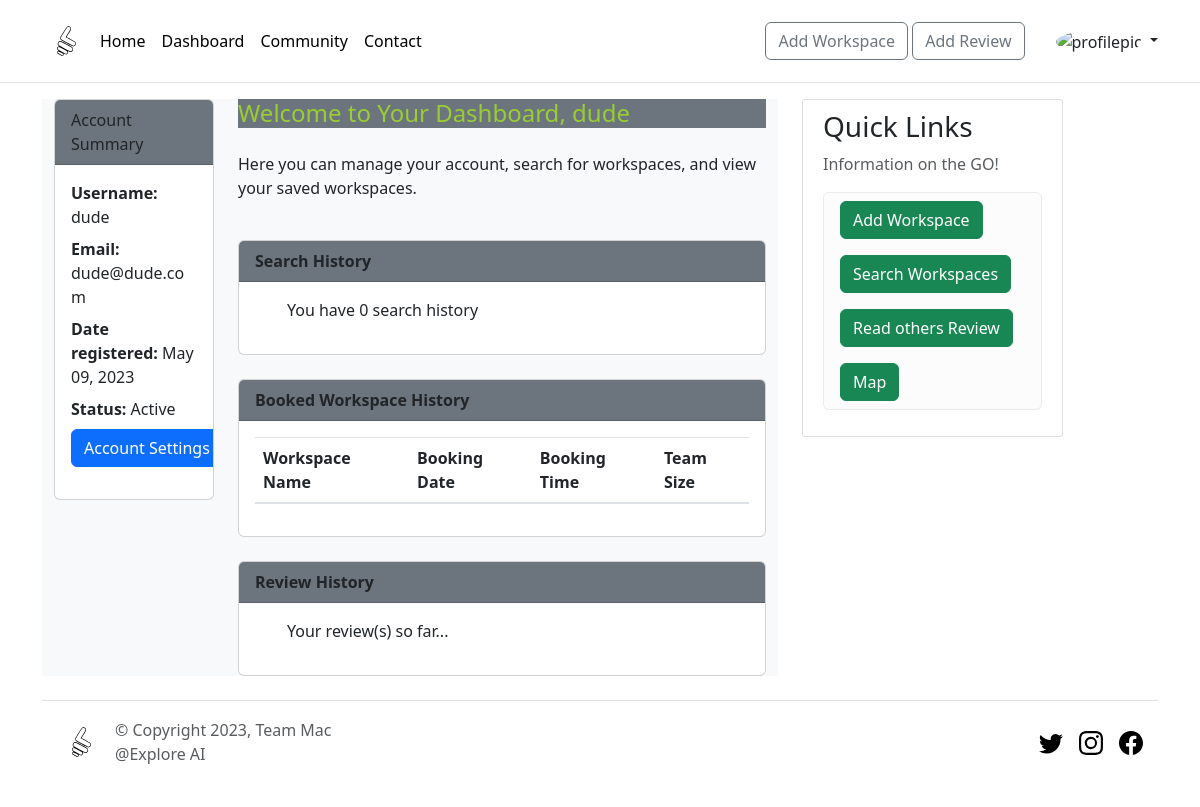
/dashboard (signed in), run on an earlier commit of the app's database.
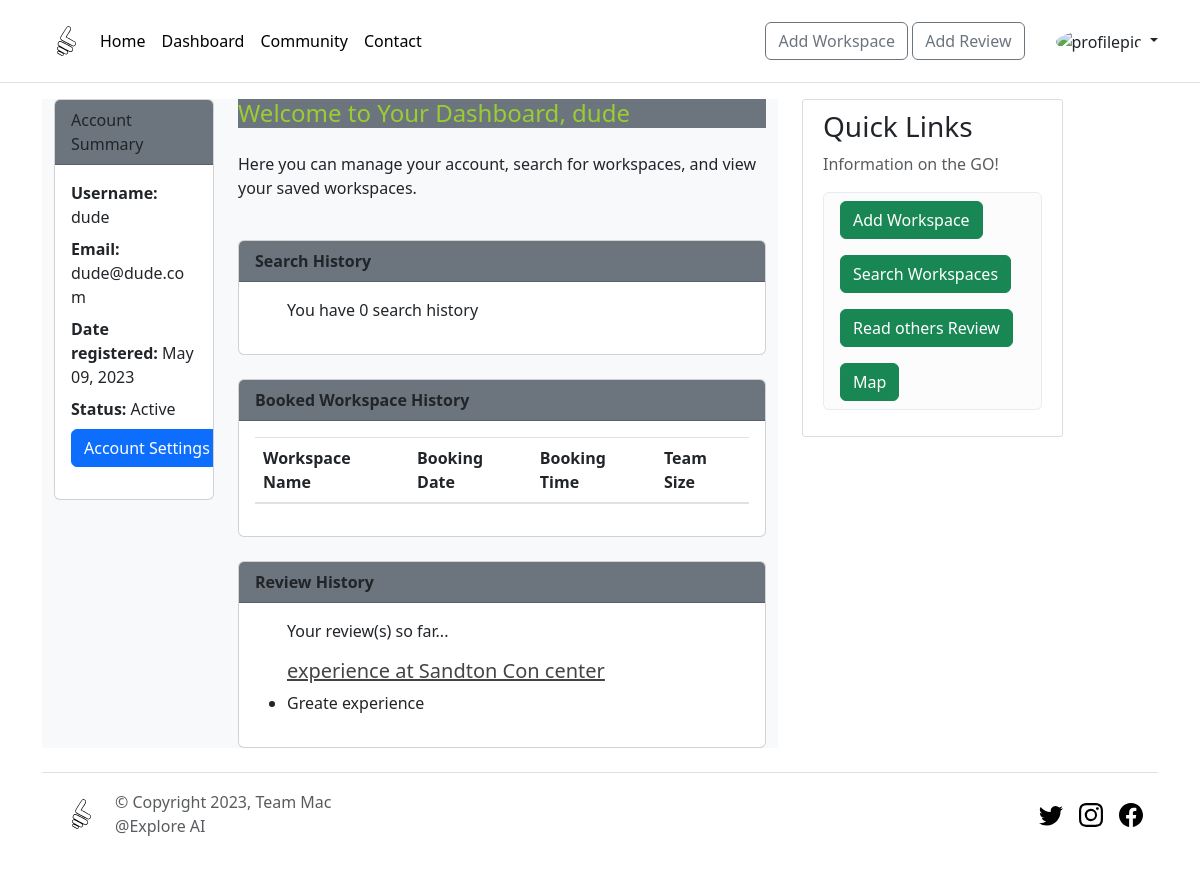
And on a later commit of the database.
### backend_frontend/models.py (models this page shows, shortened)
class User(db.Model, UserMixin):
    id = db.Column(db.Integer, primary_key=True)
    username = db.Column(db.String(20), unique=True, nullable = False)
    email = db.Column(db.String(100), unique=True, nullable = False)
    password = db.Column(db.String(100), nullable = False)
    image_file = db.Column(db.String(20), nullable = False, default='default.jpeg')
    date = db.Column(db.DateTime, default=datetime.datetime.now())
    reviews = db.relationship('Review', backref='author', lazy=True)
    bookings = db.relationship('Booking', backref='user', lazy=True)

class Review(db.Model):
    id = db.Column(db.Integer, primary_key=True)
    title = db.Column(db.String(100), nullable=False)
    date_reviewed = db.Column(db.DateTime, default=datetime.datetime.now())
    content = db.Column(db.Text, nullable=False)
    ratings = db.Column(db.Float, nullable=False, default=0)
    user_id = db.Column(db.Integer, db.ForeignKey('user.id'), nullable=False)

### backend_frontend/routes.py (the view)
@app.route("/dashboard")
@login_required
def dashboard():
    return render_template("dashboard.html", title='Dashboard')

### backend_frontend/models.py (called while the page is built)
@login_manager.user_loader
def load_user(user_id):
    return User.query.get(int(user_id))

### backend_frontend/templates/dashboard.html (shortened to what this page needs)
{% extends 'layouts/layout.html' %}
{% block content %}
<head><link href="https://cdn.jsdelivr.net/npm/bootstrap@5.3.0-alpha3/dist/css/bootstrap.min.css" rel="stylesheet">
</head>
<div class="container dashboard-container bg-light">
  <div class="row">
    <div class="col-md-3 mb-4">
      <div class="card">
        <div class="card-header bg-secondary custom-yellowgreen">
          Account Summary
        </div>
        <div class="card-body">
          <p class="mb-2"> <strong>Username:</strong> {{ current_user.username }}</p>
          <p class="mb-2"> <strong>Email:</strong> {{ current_user.email }}</p>
          <p class="mb-2"> <strong>Date registered:</strong> {{ current_user.date.strftime('%B %d, %Y') }}</p>
          <p class="mb-2"> <strong>Status:</strong> Active </p>
          <p><a href="{{ url_for('account') }}" class="btn btn-primary">Account Settings</a></p>
        </div>
      </div>
    </div><br>
    <div class="col-md-9">
      <h4 class="custom-yellowgreen mb-4 bg-secondary">Welcome to Your Dashboard, {{ current_user.username }}</h4>
      <p>Here you can manage your account, search for workspaces, and view your saved workspaces.</p>
      <br>
      <div class="card">
        <div class="card-header bg-secondary custom-yellowgreen">
        <strong>Search History</strong>
        </div>
        <div class="card-body">
          <ul>
            <p> You have 0 search history</p>
          </ul>
        </div>
      </div>
      <br>
      <div class="card">
        <div class="card-header bg-secondary custom-yellowgreen">
          <strong>Booked Workspace History</strong>
        </div>
        <div class="card-body">
          <table class="table">
            <thead>
              <tr>
                <th>Workspace Name</th>
                <th>Booking Date</th>
                <th>Booking Time</th>
                <th>Team Size</th>
              </tr>
            </thead>
          </table>
        </div>
      </div>
      <br>
      <div class="card">
        <div class="card-header bg-secondary custom-yellowgreen">
          <strong>Review History</strong>
        </div>
        <div class="card-body">
          <ul>
            <p>Your review(s) so far... </p>
            {% for review in current_user.reviews %}
            <h5><a class="article-title" href="{{ url_for('review', review_id=review.id) }}">{{ review.title }}</a></h5>
              <li>{{ review.content }}</li>
            {% endfor %}
          </ul>
        </div>
      </div>
    </div>
    </div>
  </div>
{% endblock %}

### backend_frontend/templates/layouts/layout.html (shortened to what this page needs)
<!DOCTYPE html>
<html>
<head>
    <link rel="stylesheet" href="https://maxcdn.bootstrapcdn.com/bootstrap/4.0.0/css/bootstrap.min.css">
    <link rel="stylesheet" type="text/css" href="{{ url_for('static', filename='css/main.css') }}">
    <link href="https://cdn.jsdelivr.net/npm/bootstrap@5.3.0-alpha3/dist/css/bootstrap.min.css" rel="stylesheet">
    <link rel="stylesheet" href="https://unpkg.com/leaflet@1.9.3/dist/leaflet.css"
/>
    <link rel="stylesheet" href="https://unpkg.com/@geoapify/leaflet-address-search-plugin@^1/dist/L.Control.GeoapifyAddressSearch.min.css" />
</head>
{% include 'nav.html' %}
<body>
    <main role="main" class="container">
      <div class="row">
        <div class="col-md-8">
          {% block content %}{% endblock %}
        </div>
      <div class="col-md-3">
          <div class="content-section">
            <h3>Quick Links </h3>
            <p class='text-muted'>Information on the GO!
              <ul class="list-group">
                <li class="list-group-item list-group-item-light"><a href="{{ url_for('add_workspace') }}" class="btn btn-success">Add Workspace </a></li>
                <li class="list-group-item list-group-item-light"><a href="{{ url_for('search') }}" class="btn btn-success">Search Workspaces </a></li>
                <li class="list-group-item list-group-item-light"><a href="{{ url_for('see_reviews') }}" class="btn btn-success">Read others Review</a></li>
                <li class="list-group-item list-group-item-light"><a href="{{ url_for('static_map') }}" class="btn btn-success">Map</a></li>
              </ul>
            </p>
          </div>
        </div>
      </div>
    </main>
</body>
<footer>
  {% include 'footer.html' %}
</footer>
</html>

### backend_frontend/templates/nav.html (shortened to what this page needs)
<header class="p-3 mb-3 border-bottom">
    <div class="container">
      <div class="d-flex flex-wrap align-items-center justify-content-center justify-content-lg-start">
        <a href="/" class="d-flex align-items-center mb-2 mb-lg-0 link-body-emphasis text-decoration-none">
          <img src="/static/img/WorkNav.svg" alt="Your Logo" width="50" height="50">
        </a>
        <ul class="nav col-12 col-lg-auto me-lg-auto mb-2 justify-content-center mb-md-0">
          <li><a href="/" class="nav-link px-2 link-body-emphasis">Home</a></li>
          {% if current_user.is_authenticated %}
          <li><a href="/dashboard" class="nav-link px-2 link-body-emphasis">Dashboard</a></li>
          {% endif %}
          <li><a href="{{ url_for('see_reviews') }}" class="nav-link px-2 link-body-emphasis">Community</a></li>
          <li><a href="#" class="nav-link px-2 link-body-emphasis">Contact</a></li>
        </ul>
        <form class="col-12 col-lg-auto mb-3 mb-lg-0 me-lg-3" role="search">
          <div class="d-grid gap-2 d-md-block">
            {% if current_user.is_authenticated %}
            <a href="#" button type="submit"  class="btn btn-outline-secondary">Add Workspace</a>
            {% else %}
            <a href="/register2" button type="submit"  class="btn btn-outline-secondary">SignUp</a>
            <a href="/login2" button type="submit"  class="btn btn-outline-secondary">Login</a>
            {% endif %}
            <a href="/review/new" button type="submit"  class="btn btn-outline-secondary" >Add Review</a>
          </div>
        </form>
        <div class="dropdown text-end">
          <a href="#" class="d-block link-dark text-decoration-none dropdown-toggle" data-bs-toggle="dropdown" aria-expanded="false">
            <img src="https://github.com/qween-beth/qween-beth/blob/main/Happy%20International%20Women's%20Day.png?raw=true" alt="profilepic" width="32" height="32" class="rounded-circle">
          </a>
        </div>
      </div>
    </div>
  </header>

### backend_frontend/templates/footer.html (shortened to what this page needs)
  <div class="container">
    <footer class="d-flex flex-wrap justify-content-between align-items-center py-3 my-4 border-top">
      <div class="col-md-4 d-flex align-items-center">
        <a href="/" class="mb-3 me-2 mb-md-0 text-body-secondary text-decoration-none lh-1">
          <img src="/static/img/WorkNav.svg" alt="Your Logo" width="50" height="50">
        </a>
        <span class="mb-3 mb-md-0 text-body-secondary">&copy; Copyright 2023, Team Mac @Explore AI</span>
      </div>
      <ul class="nav col-md-4 justify-content-end list-unstyled d-flex">
        <li class="ms-3"><a class="text-body-secondary" href="#"><svg class="bi" width="24" height="24"><use xlink:href="#twitter"/></svg></a></li>
        <li class="ms-3"><a class="text-body-secondary" href="#"><svg class="bi" width="24" height="24"><use xlink:href="#instagram"/></svg></a></li>
        <li class="ms-3"><a class="text-body-secondary" href="#"><svg class="bi" width="24" height="24"><use xlink:href="#facebook"/></svg></a></li>
      </ul>
    </footer>
  </div>

### backend_frontend/static/css/main.css (style rules this page uses)
body { background: #fafafa; color: #333333; margin-top: 5rem; margin: 10; padding: 0; }
.container { max-width: 100%; margin: 0 auto; padding: 0 20px; box-sizing: border-box; }
h1, h2, h3, h4, h5, h6 { color: #444444; }
.content-section { background: #ffffff; padding: 10px 20px; border: 1px solid #dddddd; border-radius: 3px; margin-bottom: 20px; }
a { color: yellowgreen; }
.article-title { color: #444444; }
.btn-primary { background-color: #242425; color: yellowgreen; }
.card { height: 200px; }
.card-body { max-height: 400px; overflow-y: scroll; }
.custom-yellowgreen { color: yellowgreen; }

What changed in the data, as far as the page shows it:
added Review: title "experience at Sandton Con center", content "Greate experience"
